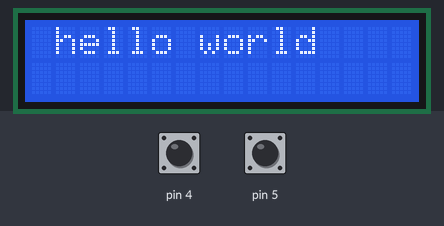
Recording of a sketch running on a simulated Arduino Uno, built with avr-gcc and run on an emulated ATmega328P. Shown: 16×2 character LCD. Inputs (shaded band) come from the test bench; at power-on: pin 4 HIGH, pin 5 HIGH.

Above: at 1.2 s.
1.3 s: pin 4 pulled LOW for 3.2 s
6.0 s: pin 5 pulled LOW for 3.2 s
At 7.5 s:
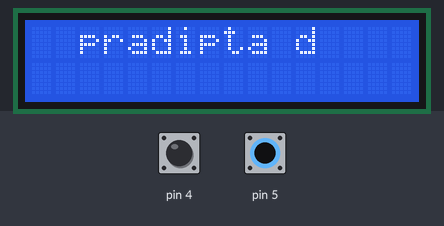
11.0 s: pin 4 pulled LOW for 1.2 s
At 12.7 s:
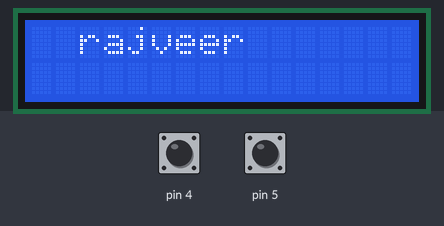
13.7 s: pin 5 pulled LOW for 1.2 s
At 15.6 s:
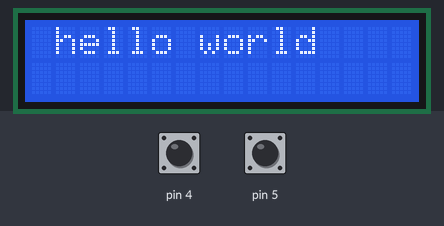
16.5 s: pin 4 driven LOW and pin 5 driven LOW
At 18.4 s:
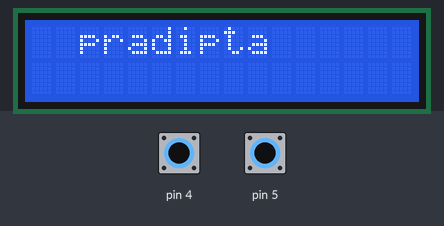
20.7 s: pin 4 driven HIGH
At 22.5 s:
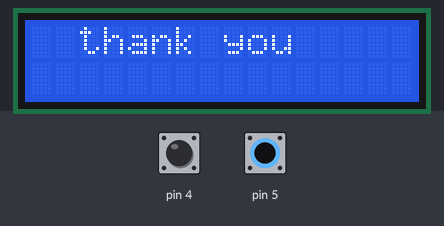
Timing chart, 0 to 24.0 s (numbered marks = the images above; inputs shaded):
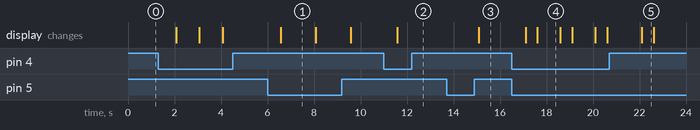

Measured:
- after the input at 6.0 s, the display: changes after 0.58 s (image 1)
- after the input at 11.0 s, the display: first changes after 0.59 s (image 2 shows a later state)
- after the input at 13.7 s, the display: first changes after 1.4 s (image 3 shows a later state)
- after the input at 16.5 s, the display: first changes after 0.60 s (image 4 shows a later state)
- after the input at 20.7 s, the display: changes after 1.4 s (image 5)
- what the display in image 1 shows lasts 1.5 s, from 6.6 s to 8.1 s
- what the display in image 4 shows lasts 1.0 s, from 17.6 s to 18.6 s

The sketch:

sketch_may31b_names.ino
```cpp
#include<LiquidCrystal.h>
LiquidCrystal l1(8,9,10,11,12,13);
void setup() {
  pinMode(5,INPUT_PULLUP);
 pinMode(4,INPUT_PULLUP);
 l1.begin(16,2);

}
int c=0;
void loop() {
if(digitalRead(5)==0)
{
  c++;
  delay(500);
}
l1.setCursor(1,0);
switch(c)
{case 0: l1.print("hello world");
delay(1000);
break;
case 1: l1.print(" pradipta ");
delay(1000);
break;
case 2: l1.print(" prateek ");
delay(1000);
break;
case 3: l1.print(" rajveer ");
delay(1000);
break;
default: l1.print(" thank you");
 c=0;
}
 if(digitalRead(4)==0)
  l1.clear();
}
```
